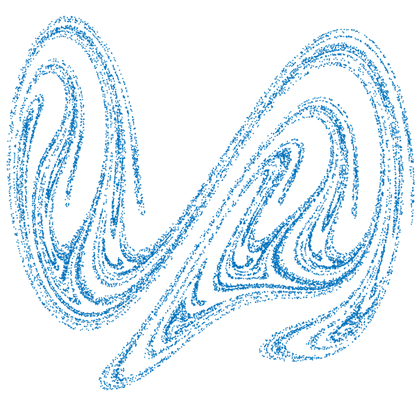
%> input picture Poincaré_theory_1024x1024.png, 420 x 420 px, shrunk from 1024 x 1024 before the run
$ octave Fractal_dimension_boxcount.m   (GNU Octave 9; MATLAB toolbox functions it lacks are replaced by stand-ins)
%> lines starting %> are read from the running program, lines starting %| are printed output that depends on the picture; in (x1, y1, x2, y2) boxes, pixels count from 0 and x2, y2 are one past the last pixel; in counts of white or black regions, pixels touching at a corner belong together; the program's own positions count from 1
clc, clear

% Call the function for the second image
[fractalDimension2, image2] = calculateFractalDimension('Poincaré_theory_1024x1024.png');
% [27 lines not run here, left out]
function [fractalDimension, image] = calculateFractalDimension(imageFilename)
%> called with imageFilename = 'Poincaré_theory_1024x1024.png'
    % Read the image
    image = imread(imageFilename);
%> image is the input picture: size 420x420x3 uint8; mean R, G, B 228.6, 240.3, 248.1
    % Convert the image to grayscale
    image = rgb2gray(image);
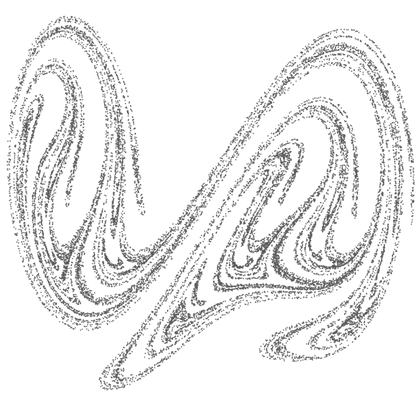
%> image: size 420x420 uint8; min 69, max 255, mean 237.7

    % Determine the threshold value using Otsu's method
    % (minimizes the intra-class variance (only black and white))
    thresholdValue = graythresh(image);
%> thresholdValue = 0.784

    % Convert the image to binary using the threshold value (1-0)
    image = imbinarize(image, thresholdValue);
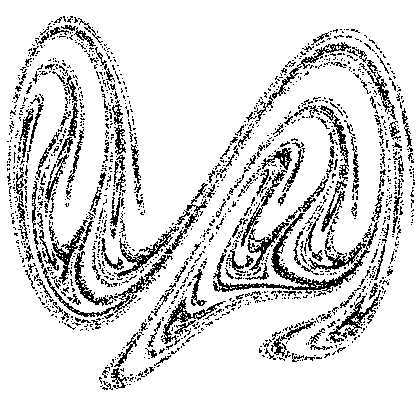
%> image: size 420x420 logical; 86.2% white; black in thin lines or dots, all inside (x1, y1, x2, y2) = (7, 16, 415, 390)

    % Initialize variables for plotting the graph
    scale = zeros(1, 10);
    count = zeros(1, 10);
    [width, height, ~] = size(image);
%> width = 420; height = 420

    % Iterate over different scaling factors
    for i = 1:10 %iterate over 9 different scalingfactors
        % Calculate the scaling factor
        sf = 2^i;  %pixelcount on image
        % Calculate the number of pieces
        pieces = sf^2; %scalingfactor is the amount of boxes on each axis)
        % Calculate the width and height of each piece
        pieceWidth = width / sf;
        pieceHeight = height / sf;
        % Initialize variable to count black pieces
        blackPieces = 0;

        % Iterate through each piece of the image
        for pieceIndex = 0:pieces-1
            % Calculate the row and column indices of the piece
            pieceRow = idivide(int32(pieceIndex), int32(sf));
            pieceCol = rem(pieceIndex, sf);
            % Calculate the x and y coordinates of the piece
            xmin = (pieceCol * pieceWidth) + 1;
            xmax = (xmin + pieceWidth) - 1;
            ymin = (pieceRow * pieceHeight) + 1;
            ymax = (ymin + pieceHeight) - 1;
            % Extract the piece from the image
            eachPiece = image(ymin:ymax, xmin:xmax);

            % Check if the piece contains black pixels
            if (min(min(eachPiece)) == 0)
                % Increment the count of black pieces
                blackPieces = blackPieces + 1;
            end
        end

        % Store the scaling factor and count of black pieces
        scale(i) = sf;
        count(i) = blackPieces;
    end
%> (the run ends here)

$ run again, with Poincaré_experiment_1024x1024.png copied over Poincaré_theory_1024x1024.png
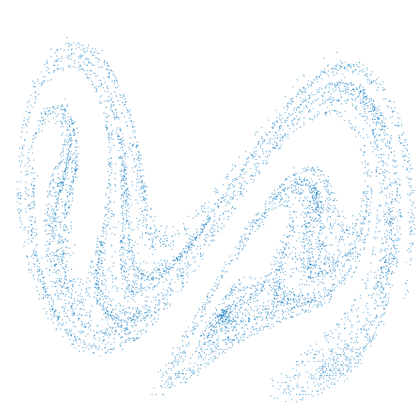
%> input picture Poincaré_experiment_1024x1024.png, 420 x 420 px, shrunk from 1024 x 1024 before the run
%> in calculateFractalDimension, image is the input picture: size 420x420x3 uint8; mean R, G, B 247.6, 250.9, 253.1
%> in calculateFractalDimension, `image = rgb2gray(image);`:
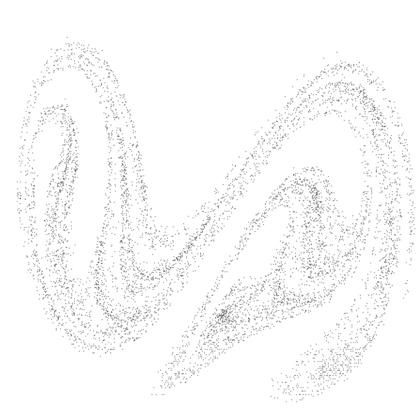
%> image: size 420x420 uint8; min 99, max 255, mean 250.2
%> thresholdValue = 0.89
%> in calculateFractalDimension, `image = imbinarize(image, thresholdValue);`:
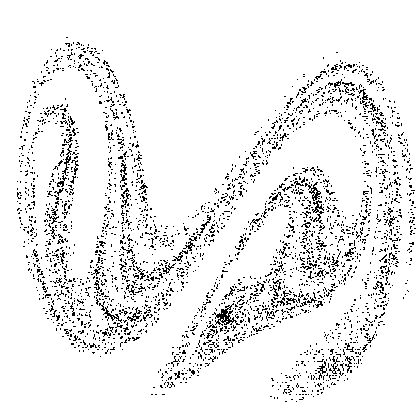
%> image: size 420x420 logical; 92.9% white; black in thin lines or dots, all inside (x1, y1, x2, y2) = (17, 37, 416, 402)
